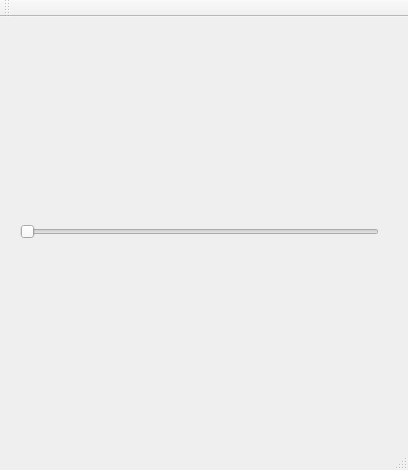
<?xml version="1.0" encoding="UTF-8"?>
<ui version="4.0">
 <class>MainWindow</class>
 <widget class="QMainWindow" name="MainWindow">
  <property name="geometry">
   <rect>
    <x>0</x>
    <y>0</y>
    <width>408</width>
    <height>470</height>
   </rect>
  </property>
  <property name="windowTitle">
   <string>MainWindow</string>
  </property>
  <widget class="QWidget" name="centralWidget">
   <widget class="QWidget" name="verticalLayoutWidget">
    <property name="geometry">
     <rect>
      <x>9</x>
      <y>9</y>
      <width>381</width>
      <height>411</height>
     </rect>
    </property>
    <layout class="QVBoxLayout" name="layout">
     <item>
      <widget class="QSlider" name="hSlider">
       <property name="orientation">
        <enum>Qt::Horizontal</enum>
       </property>
      </widget>
     </item>
    </layout>
   </widget>
  </widget>
  <widget class="QMenuBar" name="menuBar">
   <property name="geometry">
    <rect>
     <x>0</x>
     <y>0</y>
     <width>408</width>
     <height>20</height>
    </rect>
   </property>
  </widget>
  <widget class="QToolBar" name="mainToolBar">
   <attribute name="toolBarArea">
    <enum>TopToolBarArea</enum>
   </attribute>
   <attribute name="toolBarBreak">
    <bool>false</bool>
   </attribute>
  </widget>
  <widget class="QStatusBar" name="statusBar"/>
 </widget>
 <layoutdefault spacing="6" margin="11"/>
 <resources/>
 <connections/>
</ui>
